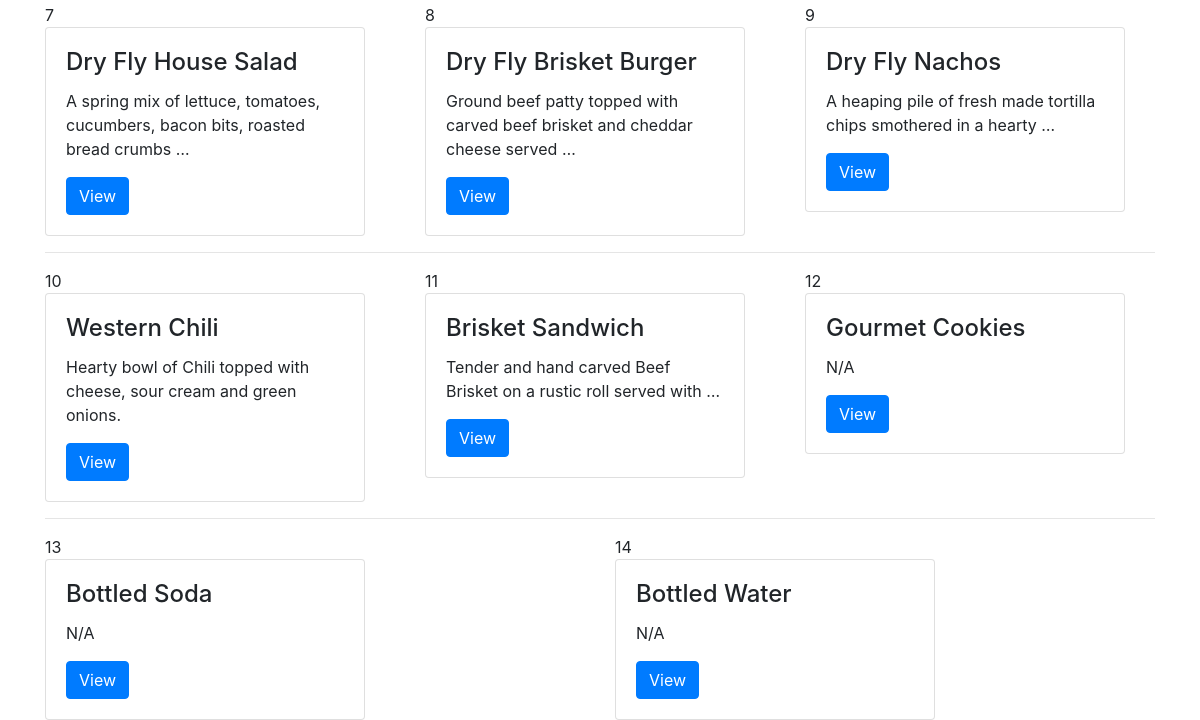
Before: /products/ (lower part) with the older database file.
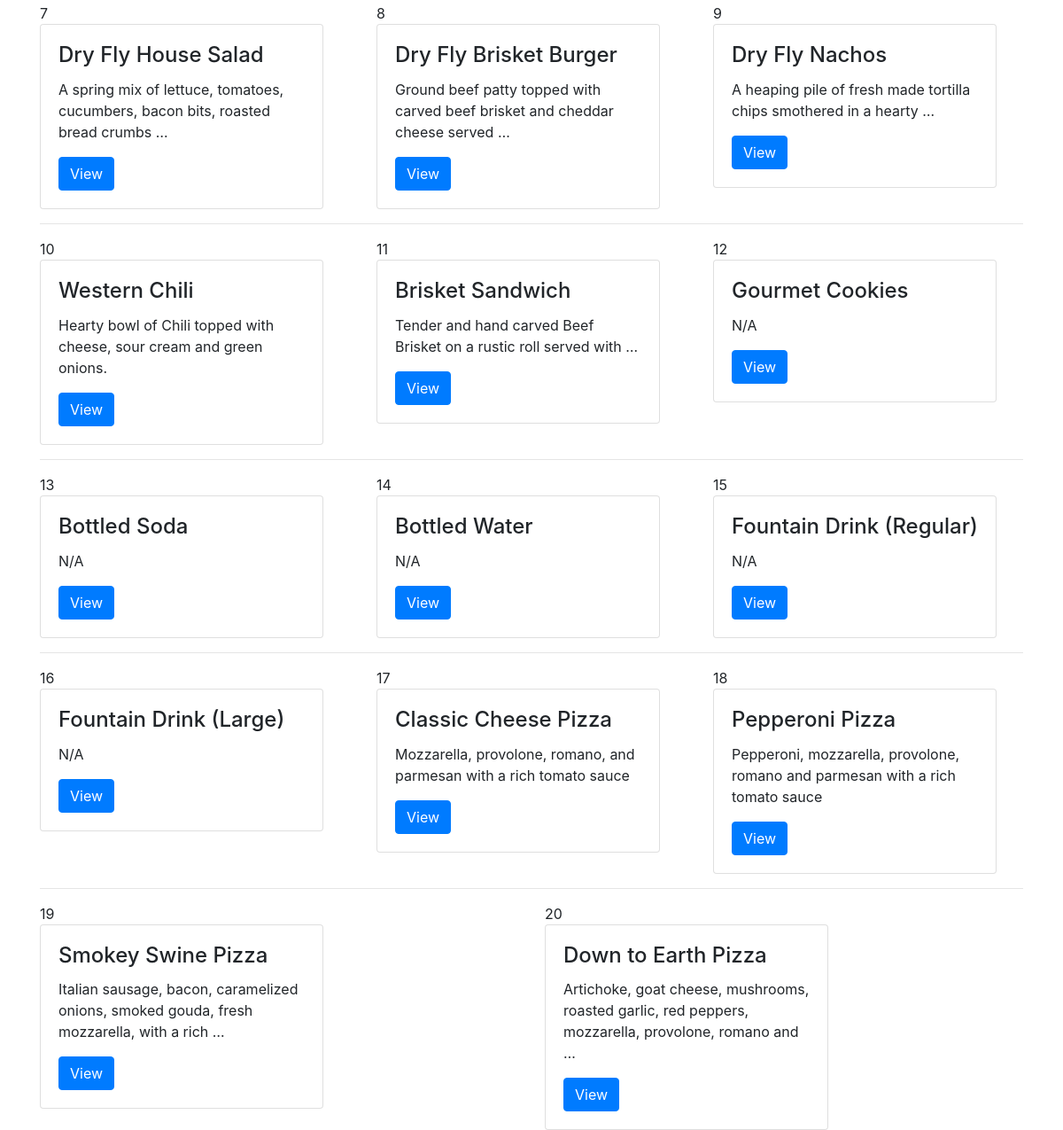
After: the same page with the newer database file.
### products/models.py (models this page shows, shortened)
class Product(models.Model):
    category = models.CharField(max_length=256, choices=CATEGORY)
    title = models.CharField(max_length=120, default='')
    description = models.TextField()
    price = models.DecimalField(decimal_places=2,max_digits=5,validators=[MinValueValidator(0)],default=0)
    location = models.ManyToManyField(Location)
    image = models.ImageField(upload_to=upload_image_path, null=True, blank=True)
    slug = models.SlugField(blank=True, unique=True)
    active = models.BooleanField(default=True)
    featured = models.BooleanField(default=False)
    gf = models.BooleanField(default=False)
    v = models.BooleanField(default=False)
    alt_v = models.BooleanField(default=False)
    timestamp = models.DateTimeField(auto_now_add = True)
    course = models.CharField(max_length=256, choices=CATEGORY, default='')
    diet = models.CharField(max_length=256, choices=DIET, default='')
    beverage_type = models.CharField(max_length=256, choices=BEVERAGE_TYPE, default='')
    alcohol_type = models.CharField(max_length=256, choices=ALCOHOL_TYPE, default='')
    serving_type = models.CharField(max_length=256, choices=SERVING_TYPE, default='')
    filter_horizontal = ('my_m2m_field',)
    objects = ProductManager()
    def get_absolute_url(self):
        return reverse("products:detail", kwargs={"slug": self.slug})

### products/views.py (the view)
class ProductListView(ListView):
    template_name = "products/list.html"
    def get_queryset(self, *args, **kwargs):
        request = self.request
        return Product.objects.all()

### products/models.py (called while the page is built)
    def active(self):
        return self.filter(active=True)

    def get_queryset(self):
        return ProductQuerySet(self.model, using=self._db)

    def all(self):
        return self.get_queryset().active()

### products/templates/products/list.html
{% extends "base.html" %}
{% block content %}
    <div class='row'>
        {% for obj in object_list %}
            <div class='col'>
                {{ forloop.counter }}
                    {% include 'products/snippets/card.html' with instance=obj %}
                    {% if forloop.counter|divisibleby:3 %}
                        </div></div><div class='row'><div class='col-12'><hr /></div>
                    {% else %}
                        </div>
                    {% endif %}
        {% endfor %}
    </div>
{% endblock %}

### products/templates/products/snippets/card.html (shortened to what this page needs)
<div class="card" style="width: 20rem;">
  <div class="card-body">
    <h4 class="card-title">{{ instance.title }}</h4>
    <p class="card-text">{{ instance.description|truncatewords:12 }}</p>
    <a href="{{ instance.get_absolute_url }}" class="btn btn-primary">View</a>
  </div>
</div>

Changed rows visible on the page:
added Product: title "Fountain Drink (Regular)", description "N/A"
added Product: title "Fountain Drink (Large)", description "N/A"
added Product: title "Classic Cheese Pizza", description "Mozzarella, provolone, romano, and parmesan with a rich tomato sauce"
added Product: title "Pepperoni Pizza", description "Pepperoni, mozzarella, provolone, romano and parmesan with a rich tomato sauce"
added Product: title "Smokey Swine Pizza", description "Italian sausage, bacon, caramelized onions, smoked gouda, fresh mozzarella, with a rich …"
added Product: title "Down to Earth Pizza", description "Artichoke, goat cheese, mushrooms, roasted garlic, red peppers, mozzarella, provolone, romano and …"
